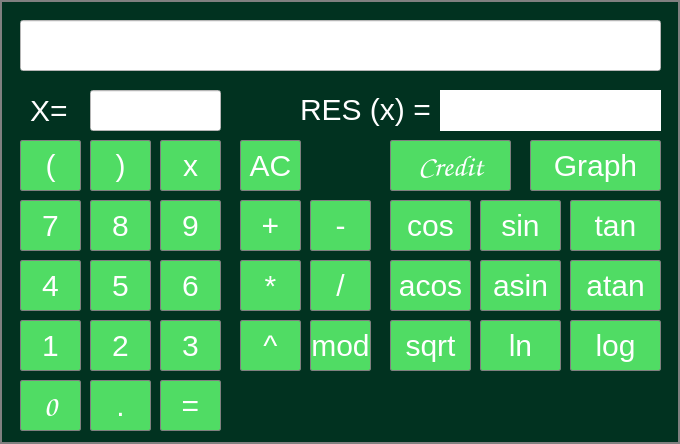
<?xml version="1.0" encoding="UTF-8"?>
<ui version="4.0">
 <class>MainWindow</class>
 <widget class="QMainWindow" name="MainWindow">
  <property name="geometry">
   <rect>
    <x>0</x>
    <y>0</y>
    <width>680</width>
    <height>444</height>
   </rect>
  </property>
  <property name="palette">
   <palette>
    <active>
     <colorrole role="WindowText">
      <brush brushstyle="SolidPattern">
       <color alpha="255">
        <red>204</red>
        <green>122</green>
        <blue>0</blue>
       </color>
      </brush>
     </colorrole>
     <colorrole role="Button">
      <brush brushstyle="SolidPattern">
       <color alpha="255">
        <red>1</red>
        <green>50</green>
        <blue>32</blue>
       </color>
      </brush>
     </colorrole>
     <colorrole role="Text">
      <brush brushstyle="SolidPattern">
       <color alpha="255">
        <red>204</red>
        <green>122</green>
        <blue>0</blue>
       </color>
      </brush>
     </colorrole>
     <colorrole role="ButtonText">
      <brush brushstyle="SolidPattern">
       <color alpha="255">
        <red>204</red>
        <green>122</green>
        <blue>0</blue>
       </color>
      </brush>
     </colorrole>
     <colorrole role="Base">
      <brush brushstyle="SolidPattern">
       <color alpha="255">
        <red>1</red>
        <green>50</green>
        <blue>32</blue>
       </color>
      </brush>
     </colorrole>
     <colorrole role="Window">
      <brush brushstyle="SolidPattern">
       <color alpha="255">
        <red>1</red>
        <green>50</green>
        <blue>32</blue>
       </color>
      </brush>
     </colorrole>
     <colorrole role="PlaceholderText">
      <brush brushstyle="SolidPattern">
       <color alpha="255">
        <red>204</red>
        <green>122</green>
        <blue>0</blue>
       </color>
      </brush>
     </colorrole>
    </active>
    <inactive>
     <colorrole role="WindowText">
      <brush brushstyle="SolidPattern">
       <color alpha="255">
        <red>204</red>
        <green>122</green>
        <blue>0</blue>
       </color>
      </brush>
     </colorrole>
     <colorrole role="Button">
      <brush brushstyle="SolidPattern">
       <color alpha="255">
        <red>1</red>
        <green>50</green>
        <blue>32</blue>
       </color>
      </brush>
     </colorrole>
     <colorrole role="Text">
      <brush brushstyle="SolidPattern">
       <color alpha="255">
        <red>204</red>
        <green>122</green>
        <blue>0</blue>
       </color>
      </brush>
     </colorrole>
     <colorrole role="ButtonText">
      <brush brushstyle="SolidPattern">
       <color alpha="255">
        <red>204</red>
        <green>122</green>
        <blue>0</blue>
       </color>
      </brush>
     </colorrole>
     <colorrole role="Base">
      <brush brushstyle="SolidPattern">
       <color alpha="255">
        <red>1</red>
        <green>50</green>
        <blue>32</blue>
       </color>
      </brush>
     </colorrole>
     <colorrole role="Window">
      <brush brushstyle="SolidPattern">
       <color alpha="255">
        <red>1</red>
        <green>50</green>
        <blue>32</blue>
       </color>
      </brush>
     </colorrole>
     <colorrole role="PlaceholderText">
      <brush brushstyle="SolidPattern">
       <color alpha="255">
        <red>204</red>
        <green>122</green>
        <blue>0</blue>
       </color>
      </brush>
     </colorrole>
    </inactive>
    <disabled>
     <colorrole role="WindowText">
      <brush brushstyle="SolidPattern">
       <color alpha="255">
        <red>204</red>
        <green>122</green>
        <blue>0</blue>
       </color>
      </brush>
     </colorrole>
     <colorrole role="Button">
      <brush brushstyle="SolidPattern">
       <color alpha="255">
        <red>1</red>
        <green>50</green>
        <blue>32</blue>
       </color>
      </brush>
     </colorrole>
     <colorrole role="Text">
      <brush brushstyle="SolidPattern">
       <color alpha="255">
        <red>204</red>
        <green>122</green>
        <blue>0</blue>
       </color>
      </brush>
     </colorrole>
     <colorrole role="ButtonText">
      <brush brushstyle="SolidPattern">
       <color alpha="255">
        <red>204</red>
        <green>122</green>
        <blue>0</blue>
       </color>
      </brush>
     </colorrole>
     <colorrole role="Base">
      <brush brushstyle="SolidPattern">
       <color alpha="255">
        <red>1</red>
        <green>50</green>
        <blue>32</blue>
       </color>
      </brush>
     </colorrole>
     <colorrole role="Window">
      <brush brushstyle="SolidPattern">
       <color alpha="255">
        <red>1</red>
        <green>50</green>
        <blue>32</blue>
       </color>
      </brush>
     </colorrole>
     <colorrole role="PlaceholderText">
      <brush brushstyle="SolidPattern">
       <color alpha="255">
        <red>204</red>
        <green>122</green>
        <blue>0</blue>
       </color>
      </brush>
     </colorrole>
    </disabled>
   </palette>
  </property>
  <property name="windowTitle">
   <string>Calculator</string>
  </property>
  <property name="autoFillBackground">
   <bool>false</bool>
  </property>
  <property name="styleSheet">
   <string notr="true">QMainWindow {
  
border: 2px solid gray;
background-color: rgb(1, 50, 32);
font-size: 30px;
color: rgb(204, 122, 0);
}</string>
  </property>
  <widget class="QWidget" name="centralwidget">
   <widget class="QPushButton" name="pushButton_7">
    <property name="geometry">
     <rect>
      <x>20</x>
      <y>200</y>
      <width>61</width>
      <height>51</height>
     </rect>
    </property>
    <property name="styleSheet">
     <string notr="true">QPushButton {
border: 1px solid grey;
background-color: rgb(80, 220, 100);
border-radius: 2px;
color: white;
font-size: 30px;
}
QPushButton:pressed {
    background-color: qlineargradient(x1: 0, y1: 0, x2: 0, y2: 1,
                                      stop: 0 #dadbde, stop: 1 #f6f7fa);
}</string>
    </property>
    <property name="text">
     <string>7</string>
    </property>
    <attribute name="buttonGroup">
     <string notr="true">Buttons</string>
    </attribute>
   </widget>
   <widget class="QPushButton" name="pushButton_8">
    <property name="geometry">
     <rect>
      <x>90</x>
      <y>200</y>
      <width>61</width>
      <height>51</height>
     </rect>
    </property>
    <property name="styleSheet">
     <string notr="true">QPushButton {
border: 1px solid grey;
background-color: rgb(80, 220, 100);
border-radius: 2px;
color: white;
font-size: 30px;
}
QPushButton:pressed {
    background-color: qlineargradient(x1: 0, y1: 0, x2: 0, y2: 1,
                                      stop: 0 #dadbde, stop: 1 #f6f7fa);
}</string>
    </property>
    <property name="text">
     <string>8</string>
    </property>
    <attribute name="buttonGroup">
     <string notr="true">Buttons</string>
    </attribute>
   </widget>
   <widget class="QPushButton" name="pushButton_9">
    <property name="geometry">
     <rect>
      <x>160</x>
      <y>200</y>
      <width>61</width>
      <height>51</height>
     </rect>
    </property>
    <property name="styleSheet">
     <string notr="true">QPushButton {
border: 1px solid grey;
background-color: rgb(80, 220, 100);
border-radius: 2px;
color: white;
font-size: 30px;
}
QPushButton:pressed {
    background-color: qlineargradient(x1: 0, y1: 0, x2: 0, y2: 1,
                                      stop: 0 #dadbde, stop: 1 #f6f7fa);
}</string>
    </property>
    <property name="text">
     <string>9</string>
    </property>
    <attribute name="buttonGroup">
     <string notr="true">Buttons</string>
    </attribute>
   </widget>
   <widget class="QPushButton" name="pushButton_div">
    <property name="geometry">
     <rect>
      <x>310</x>
      <y>260</y>
      <width>61</width>
      <height>51</height>
     </rect>
    </property>
    <property name="styleSheet">
     <string notr="true">QPushButton {
border: 1px solid grey;
background-color: rgb(80, 220, 100);
border-radius: 2px;
color: white;
font-size: 30px;
}

QPushButton:pressed {
    background-color: qlineargradient(x1: 0, y1: 0, x2: 0, y2: 1,
                                      stop: 0 #dadbde, stop: 1 #f6f7fa);
}</string>
    </property>
    <property name="text">
     <string>/</string>
    </property>
    <attribute name="buttonGroup">
     <string notr="true">Buttons</string>
    </attribute>
   </widget>
   <widget class="QPushButton" name="pushButton_mul">
    <property name="geometry">
     <rect>
      <x>240</x>
      <y>260</y>
      <width>61</width>
      <height>51</height>
     </rect>
    </property>
    <property name="styleSheet">
     <string notr="true">QPushButton {
border: 1px solid grey;
background-color: rgb(80, 220, 100);
border-radius: 2px;
color: white;
font-size: 30px;
}

QPushButton:pressed {
    background-color: qlineargradient(x1: 0, y1: 0, x2: 0, y2: 1,
                                      stop: 0 #dadbde, stop: 1 #f6f7fa);
}</string>
    </property>
    <property name="text">
     <string>*</string>
    </property>
    <attribute name="buttonGroup">
     <string notr="true">Buttons</string>
    </attribute>
   </widget>
   <widget class="QPushButton" name="pushButton_6">
    <property name="geometry">
     <rect>
      <x>160</x>
      <y>260</y>
      <width>61</width>
      <height>51</height>
     </rect>
    </property>
    <property name="styleSheet">
     <string notr="true">QPushButton {
   
border: 1px solid grey;
background-color: rgb(80, 220, 100);
border-radius: 2px;
color: white;
font-size: 30px;
}
QPushButton:pressed {
    background-color: qlineargradient(x1: 0, y1: 0, x2: 0, y2: 1,
                                      stop: 0 #dadbde, stop: 1 #f6f7fa);
}</string>
    </property>
    <property name="text">
     <string>6</string>
    </property>
    <attribute name="buttonGroup">
     <string notr="true">Buttons</string>
    </attribute>
   </widget>
   <widget class="QPushButton" name="pushButton_4">
    <property name="geometry">
     <rect>
      <x>20</x>
      <y>260</y>
      <width>61</width>
      <height>51</height>
     </rect>
    </property>
    <property name="styleSheet">
     <string notr="true">QPushButton {
border: 1px solid grey;
background-color: rgb(80, 220, 100);
border-radius: 2px;
color: white;
font-size: 30px;
}
QPushButton:pressed {
    background-color: qlineargradient(x1: 0, y1: 0, x2: 0, y2: 1,
                                      stop: 0 #dadbde, stop: 1 #f6f7fa);
}</string>
    </property>
    <property name="text">
     <string>4</string>
    </property>
    <attribute name="buttonGroup">
     <string notr="true">Buttons</string>
    </attribute>
   </widget>
   <widget class="QPushButton" name="pushButton_5">
    <property name="geometry">
     <rect>
      <x>90</x>
      <y>260</y>
      <width>61</width>
      <height>51</height>
     </rect>
    </property>
    <property name="styleSheet">
     <string notr="true">QPushButton {
border: 1px solid grey;
background-color: rgb(80, 220, 100);
border-radius: 2px;
color: white;
font-size: 30px;
}
QPushButton:pressed {
    background-color: qlineargradient(x1: 0, y1: 0, x2: 0, y2: 1,
                                      stop: 0 #dadbde, stop: 1 #f6f7fa);
}</string>
    </property>
    <property name="text">
     <string>5</string>
    </property>
    <attribute name="buttonGroup">
     <string notr="true">Buttons</string>
    </attribute>
   </widget>
   <widget class="QPushButton" name="pushButton_sub">
    <property name="geometry">
     <rect>
      <x>310</x>
      <y>200</y>
      <width>61</width>
      <height>51</height>
     </rect>
    </property>
    <property name="styleSheet">
     <string notr="true">QPushButton {
border: 1px solid grey;
background-color: rgb(80, 220, 100);
border-radius: 2px;
color: white;
font-size: 30px;
}

QPushButton:pressed {
    background-color: qlineargradient(x1: 0, y1: 0, x2: 0, y2: 1,
                                      stop: 0 #dadbde, stop: 1 #f6f7fa);
}</string>
    </property>
    <property name="text">
     <string>-</string>
    </property>
    <attribute name="buttonGroup">
     <string notr="true">Buttons</string>
    </attribute>
   </widget>
   <widget class="QPushButton" name="pushButton_3">
    <property name="geometry">
     <rect>
      <x>160</x>
      <y>320</y>
      <width>61</width>
      <height>51</height>
     </rect>
    </property>
    <property name="styleSheet">
     <string notr="true">QPushButton {
border: 1px solid grey;
background-color: rgb(80, 220, 100);
border-radius: 2px;
color: white;
font-size: 30px;
}
QPushButton:pressed {
    background-color: qlineargradient(x1: 0, y1: 0, x2: 0, y2: 1,
                                      stop: 0 #dadbde, stop: 1 #f6f7fa);
}</string>
    </property>
    <property name="text">
     <string>3</string>
    </property>
    <attribute name="buttonGroup">
     <string notr="true">Buttons</string>
    </attribute>
   </widget>
   <widget class="QPushButton" name="pushButton_1">
    <property name="geometry">
     <rect>
      <x>20</x>
      <y>320</y>
      <width>61</width>
      <height>51</height>
     </rect>
    </property>
    <property name="styleSheet">
     <string notr="true">QPushButton {
border: 1px solid grey;
background-color: rgb(80, 220, 100);
border-radius: 2px;
color: white;
font-size: 30px;
}
QPushButton:pressed {
    background-color: qlineargradient(x1: 0, y1: 0, x2: 0, y2: 1,
                                      stop: 0 #dadbde, stop: 1 #f6f7fa);
}</string>
    </property>
    <property name="text">
     <string>1</string>
    </property>
    <attribute name="buttonGroup">
     <string notr="true">Buttons</string>
    </attribute>
   </widget>
   <widget class="QPushButton" name="pushButton_2">
    <property name="geometry">
     <rect>
      <x>90</x>
      <y>320</y>
      <width>61</width>
      <height>51</height>
     </rect>
    </property>
    <property name="styleSheet">
     <string notr="true">QPushButton {
 
border: 1px solid grey;
background-color: rgb(80, 220, 100);
border-radius: 2px;
color: white;
font-size: 30px;
}
QPushButton:pressed {
    background-color: qlineargradient(x1: 0, y1: 0, x2: 0, y2: 1,
                                      stop: 0 #dadbde, stop: 1 #f6f7fa);
}</string>
    </property>
    <property name="text">
     <string>2</string>
    </property>
    <attribute name="buttonGroup">
     <string notr="true">Buttons</string>
    </attribute>
   </widget>
   <widget class="QPushButton" name="pushButton_add">
    <property name="geometry">
     <rect>
      <x>240</x>
      <y>200</y>
      <width>61</width>
      <height>51</height>
     </rect>
    </property>
    <property name="styleSheet">
     <string notr="true">QPushButton {
border: 1px solid grey;
background-color: rgb(80, 220, 100);
border-radius: 2px;
color: white;
font-size: 30px;
}

QPushButton:pressed {
    background-color: qlineargradient(x1: 0, y1: 0, x2: 0, y2: 1,
                                      stop: 0 #dadbde, stop: 1 #f6f7fa);
}</string>
    </property>
    <property name="text">
     <string>+</string>
    </property>
    <attribute name="buttonGroup">
     <string notr="true">Buttons</string>
    </attribute>
   </widget>
   <widget class="QPushButton" name="pushButton_equal">
    <property name="geometry">
     <rect>
      <x>160</x>
      <y>380</y>
      <width>61</width>
      <height>51</height>
     </rect>
    </property>
    <property name="styleSheet">
     <string notr="true">QPushButton {
border: 1px solid grey;
background-color: rgb(80, 220, 100);
border-radius: 2px;
color: white;
font-size: 30px;
}

QPushButton:pressed {
    background-color: qlineargradient(x1: 0, y1: 0, x2: 0, y2: 1,
                                      stop: 0 #dadbde, stop: 1 #f6f7fa);
}</string>
    </property>
    <property name="text">
     <string>=</string>
    </property>
   </widget>
   <widget class="QPushButton" name="pushButton_0">
    <property name="geometry">
     <rect>
      <x>20</x>
      <y>380</y>
      <width>61</width>
      <height>51</height>
     </rect>
    </property>
    <property name="font">
     <font>
      <family>Comic Sans MS</family>
      <pointsize>-1</pointsize>
      <italic>false</italic>
      <bold>false</bold>
     </font>
    </property>
    <property name="styleSheet">
     <string notr="true">QPushButton {
border: 1px solid grey;
background-color: rgb(80, 220, 100);
border-radius: 2px;
color: white;
font-size: 30px;
}
QPushButton:pressed {
    background-color: qlineargradient(x1: 0, y1: 0, x2: 0, y2: 1,
                                      stop: 0 #dadbde, stop: 1 #f6f7fa);
}</string>
    </property>
    <property name="text">
     <string>0</string>
    </property>
    <property name="iconSize">
     <size>
      <width>16</width>
      <height>16</height>
     </size>
    </property>
    <attribute name="buttonGroup">
     <string notr="true">Buttons</string>
    </attribute>
   </widget>
   <widget class="QPushButton" name="pushButton_dot">
    <property name="geometry">
     <rect>
      <x>90</x>
      <y>380</y>
      <width>61</width>
      <height>51</height>
     </rect>
    </property>
    <property name="styleSheet">
     <string notr="true">QPushButton {
border: 1px solid grey;
background-color: rgb(80, 220, 100);
border-radius: 2px;
color: white;
font-size: 30px;
}

QPushButton:pressed {
    background-color: qlineargradient(x1: 0, y1: 0, x2: 0, y2: 1,
                                      stop: 0 #dadbde, stop: 1 #f6f7fa);
}</string>
    </property>
    <property name="text">
     <string>.</string>
    </property>
    <attribute name="buttonGroup">
     <string notr="true">Buttons</string>
    </attribute>
   </widget>
   <widget class="QPushButton" name="pushButton_pow">
    <property name="geometry">
     <rect>
      <x>240</x>
      <y>320</y>
      <width>61</width>
      <height>51</height>
     </rect>
    </property>
    <property name="styleSheet">
     <string notr="true">QPushButton {
border: 1px solid grey;
background-color: rgb(80, 220, 100);
border-radius: 2px;
color: white;
font-size: 30px;
}

QPushButton:pressed {
    background-color: qlineargradient(x1: 0, y1: 0, x2: 0, y2: 1,
                                      stop: 0 #dadbde, stop: 1 #f6f7fa);
}</string>
    </property>
    <property name="text">
     <string>^</string>
    </property>
    <attribute name="buttonGroup">
     <string notr="true">Buttons</string>
    </attribute>
   </widget>
   <widget class="QPushButton" name="pushButton_mod">
    <property name="geometry">
     <rect>
      <x>310</x>
      <y>320</y>
      <width>61</width>
      <height>51</height>
     </rect>
    </property>
    <property name="styleSheet">
     <string notr="true">QPushButton {
border: 1px solid grey;
background-color: rgb(80, 220, 100);
border-radius: 2px;
color: white;
font-size: 30px;
}

QPushButton:pressed {
    background-color: qlineargradient(x1: 0, y1: 0, x2: 0, y2: 1,
                                      stop: 0 #dadbde, stop: 1 #f6f7fa);
}</string>
    </property>
    <property name="text">
     <string>mod</string>
    </property>
    <attribute name="buttonGroup">
     <string notr="true">Buttons</string>
    </attribute>
   </widget>
   <widget class="QPushButton" name="pushButton_openbr">
    <property name="geometry">
     <rect>
      <x>20</x>
      <y>140</y>
      <width>61</width>
      <height>51</height>
     </rect>
    </property>
    <property name="styleSheet">
     <string notr="true">QPushButton {
border: 1px solid grey;
background-color: rgb(80, 220, 100);
border-radius: 2px;
color: white;
font-size: 30px;
}

QPushButton:pressed {
    background-color: qlineargradient(x1: 0, y1: 0, x2: 0, y2: 1,
                                      stop: 0 #dadbde, stop: 1 #f6f7fa);
}</string>
    </property>
    <property name="text">
     <string>(</string>
    </property>
    <attribute name="buttonGroup">
     <string notr="true">Buttons</string>
    </attribute>
   </widget>
   <widget class="QPushButton" name="pushButton_closebr">
    <property name="geometry">
     <rect>
      <x>90</x>
      <y>140</y>
      <width>61</width>
      <height>51</height>
     </rect>
    </property>
    <property name="styleSheet">
     <string notr="true">QPushButton {
border: 1px solid grey;
background-color: rgb(80, 220, 100);
border-radius: 2px;
color: white;
font-size: 30px;
}

QPushButton:pressed {
    background-color: qlineargradient(x1: 0, y1: 0, x2: 0, y2: 1,
                                      stop: 0 #dadbde, stop: 1 #f6f7fa);
}</string>
    </property>
    <property name="text">
     <string>)</string>
    </property>
    <attribute name="buttonGroup">
     <string notr="true">Buttons</string>
    </attribute>
   </widget>
   <widget class="QPushButton" name="pushButton_sqrt">
    <property name="geometry">
     <rect>
      <x>390</x>
      <y>320</y>
      <width>81</width>
      <height>51</height>
     </rect>
    </property>
    <property name="styleSheet">
     <string notr="true">QPushButton {
border: 1px solid grey;
background-color: rgb(80, 220, 100);
border-radius: 2px;
color: white;
font-size: 30px;
}

QPushButton:pressed {
    background-color: qlineargradient(x1: 0, y1: 0, x2: 0, y2: 1,
                                      stop: 0 #dadbde, stop: 1 #f6f7fa);
}</string>
    </property>
    <property name="text">
     <string>sqrt</string>
    </property>
    <attribute name="buttonGroup">
     <string notr="true">FunctionButtons</string>
    </attribute>
   </widget>
   <widget class="QPushButton" name="pushButton_tan">
    <property name="geometry">
     <rect>
      <x>570</x>
      <y>200</y>
      <width>91</width>
      <height>51</height>
     </rect>
    </property>
    <property name="styleSheet">
     <string notr="true">QPushButton {
border: 1px solid grey;
background-color: rgb(80, 220, 100);
border-radius: 2px;
color: white;
font-size: 30px;
}

QPushButton:pressed {
    background-color: qlineargradient(x1: 0, y1: 0, x2: 0, y2: 1,
                                      stop: 0 #dadbde, stop: 1 #f6f7fa);
}</string>
    </property>
    <property name="text">
     <string>tan</string>
    </property>
    <attribute name="buttonGroup">
     <string notr="true">FunctionButtons</string>
    </attribute>
   </widget>
   <widget class="QPushButton" name="pushButton_cos">
    <property name="geometry">
     <rect>
      <x>390</x>
      <y>200</y>
      <width>81</width>
      <height>51</height>
     </rect>
    </property>
    <property name="styleSheet">
     <string notr="true">QPushButton {
border: 1px solid grey;
background-color: rgb(80, 220, 100);
border-radius: 2px;
color: white;
font-size: 30px;
}

QPushButton:pressed {
    background-color: qlineargradient(x1: 0, y1: 0, x2: 0, y2: 1,
                                      stop: 0 #dadbde, stop: 1 #f6f7fa);
}</string>
    </property>
    <property name="text">
     <string>cos</string>
    </property>
    <attribute name="buttonGroup">
     <string notr="true">FunctionButtons</string>
    </attribute>
   </widget>
   <widget class="QPushButton" name="pushButton_sin">
    <property name="geometry">
     <rect>
      <x>480</x>
      <y>200</y>
      <width>81</width>
      <height>51</height>
     </rect>
    </property>
    <property name="styleSheet">
     <string notr="true">QPushButton {
border: 1px solid grey;
background-color: rgb(80, 220, 100);
border-radius: 2px;
color: white;
font-size: 30px;
}

QPushButton:pressed {
    background-color: qlineargradient(x1: 0, y1: 0, x2: 0, y2: 1,
                                      stop: 0 #dadbde, stop: 1 #f6f7fa);
}</string>
    </property>
    <property name="text">
     <string>sin</string>
    </property>
    <attribute name="buttonGroup">
     <string notr="true">FunctionButtons</string>
    </attribute>
   </widget>
   <widget class="QPushButton" name="pushButton_ln">
    <property name="geometry">
     <rect>
      <x>480</x>
      <y>320</y>
      <width>81</width>
      <height>51</height>
     </rect>
    </property>
    <property name="styleSheet">
     <string notr="true">QPushButton {
border: 1px solid grey;
background-color: rgb(80, 220, 100);
border-radius: 2px;
color: white;
font-size: 30px;
}

QPushButton:pressed {
    background-color: qlineargradient(x1: 0, y1: 0, x2: 0, y2: 1,
                                      stop: 0 #dadbde, stop: 1 #f6f7fa);
}</string>
    </property>
    <property name="text">
     <string>ln</string>
    </property>
    <attribute name="buttonGroup">
     <string notr="true">FunctionButtons</string>
    </attribute>
   </widget>
   <widget class="QPushButton" name="pushButton_atan">
    <property name="geometry">
     <rect>
      <x>570</x>
      <y>260</y>
      <width>91</width>
      <height>51</height>
     </rect>
    </property>
    <property name="styleSheet">
     <string notr="true">QPushButton {
border: 1px solid grey;
background-color: rgb(80, 220, 100);
border-radius: 2px;
color: white;
font-size: 30px;
}

QPushButton:pressed {
    background-color: qlineargradient(x1: 0, y1: 0, x2: 0, y2: 1,
                                      stop: 0 #dadbde, stop: 1 #f6f7fa);
}</string>
    </property>
    <property name="text">
     <string>atan</string>
    </property>
    <attribute name="buttonGroup">
     <string notr="true">FunctionButtons</string>
    </attribute>
   </widget>
   <widget class="QPushButton" name="pushButton_acos">
    <property name="geometry">
     <rect>
      <x>390</x>
      <y>260</y>
      <width>81</width>
      <height>51</height>
     </rect>
    </property>
    <property name="styleSheet">
     <string notr="true">QPushButton {
border: 1px solid grey;
background-color: rgb(80, 220, 100);
border-radius: 2px;
color: white;
font-size: 30px;
}

QPushButton:pressed {
    background-color: qlineargradient(x1: 0, y1: 0, x2: 0, y2: 1,
                                      stop: 0 #dadbde, stop: 1 #f6f7fa);
}</string>
    </property>
    <property name="text">
     <string>acos</string>
    </property>
    <attribute name="buttonGroup">
     <string notr="true">FunctionButtons</string>
    </attribute>
   </widget>
   <widget class="QPushButton" name="pushButton_asin">
    <property name="geometry">
     <rect>
      <x>480</x>
      <y>260</y>
      <width>81</width>
      <height>51</height>
     </rect>
    </property>
    <property name="styleSheet">
     <string notr="true">QPushButton {
border: 1px solid grey;
background-color: rgb(80, 220, 100);
border-radius: 2px;
color: white;
font-size: 30px;
}

QPushButton:pressed {
    background-color: qlineargradient(x1: 0, y1: 0, x2: 0, y2: 1,
                                      stop: 0 #dadbde, stop: 1 #f6f7fa);
}</string>
    </property>
    <property name="text">
     <string>asin</string>
    </property>
    <attribute name="buttonGroup">
     <string notr="true">FunctionButtons</string>
    </attribute>
   </widget>
   <widget class="QPushButton" name="pushButton_log">
    <property name="geometry">
     <rect>
      <x>570</x>
      <y>320</y>
      <width>91</width>
      <height>51</height>
     </rect>
    </property>
    <property name="styleSheet">
     <string notr="true">QPushButton {
border: 1px solid grey;
background-color: rgb(80, 220, 100);
border-radius: 2px;
color: white;
font-size: 30px;
}

QPushButton:pressed {
    background-color: qlineargradient(x1: 0, y1: 0, x2: 0, y2: 1,
                                      stop: 0 #dadbde, stop: 1 #f6f7fa);
}</string>
    </property>
    <property name="text">
     <string>log</string>
    </property>
    <attribute name="buttonGroup">
     <string notr="true">FunctionButtons</string>
    </attribute>
   </widget>
   <widget class="QPushButton" name="pushButton_x">
    <property name="geometry">
     <rect>
      <x>160</x>
      <y>140</y>
      <width>61</width>
      <height>51</height>
     </rect>
    </property>
    <property name="styleSheet">
     <string notr="true">QPushButton {
border: 1px solid grey;
background-color: rgb(80, 220, 100);
border-radius: 2px;
color: white;
font-size: 30px;
}

QPushButton:pressed {
    background-color: qlineargradient(x1: 0, y1: 0, x2: 0, y2: 1,
                                      stop: 0 #dadbde, stop: 1 #f6f7fa);
}</string>
    </property>
    <property name="text">
     <string>x</string>
    </property>
   </widget>
   <widget class="QPushButton" name="pushButton_graph">
    <property name="geometry">
     <rect>
      <x>530</x>
      <y>140</y>
      <width>131</width>
      <height>51</height>
     </rect>
    </property>
    <property name="styleSheet">
     <string notr="true">QPushButton {
border: 1px solid grey;
background-color: rgb(80, 220, 100);
border-radius: 2px;
color: white;
font-size: 30px;
}

QPushButton:pressed {
    background-color: qlineargradient(x1: 0, y1: 0, x2: 0, y2: 1,
                                      stop: 0 #dadbde, stop: 1 #f6f7fa);
}</string>
    </property>
    <property name="text">
     <string>Graph</string>
    </property>
   </widget>
   <widget class="QPushButton" name="pushButton_credit">
    <property name="geometry">
     <rect>
      <x>390</x>
      <y>140</y>
      <width>121</width>
      <height>51</height>
     </rect>
    </property>
    <property name="font">
     <font>
      <family>Comic Sans MS</family>
      <pointsize>-1</pointsize>
     </font>
    </property>
    <property name="styleSheet">
     <string notr="true">QPushButton {
border: 1px solid grey;
background-color: rgb(80, 220, 100);
border-radius: 2px;
color: white;
font-size: 30px;
}

QPushButton:pressed {
    background-color: qlineargradient(x1: 0, y1: 0, x2: 0, y2: 1,
                                      stop: 0 #dadbde, stop: 1 #f6f7fa);
}</string>
    </property>
    <property name="text">
     <string>Credit</string>
    </property>
   </widget>
   <widget class="QPushButton" name="pushButton_clear">
    <property name="geometry">
     <rect>
      <x>240</x>
      <y>140</y>
      <width>61</width>
      <height>51</height>
     </rect>
    </property>
    <property name="styleSheet">
     <string notr="true">QPushButton {
border: 1px solid grey;
background-color: rgb(80, 220, 100);
border-radius: 2px;
color: white;
font-size: 30px;
}

QPushButton:pressed {
    background-color: qlineargradient(x1: 0, y1: 0, x2: 0, y2: 1,
                                      stop: 0 #dadbde, stop: 1 #f6f7fa);
}</string>
    </property>
    <property name="text">
     <string>AC</string>
    </property>
   </widget>
   <widget class="QLineEdit" name="input">
    <property name="geometry">
     <rect>
      <x>20</x>
      <y>20</y>
      <width>641</width>
      <height>51</height>
     </rect>
    </property>
    <property name="font">
     <font>
      <family>Comic Sans MS</family>
      <pointsize>16</pointsize>
      <italic>false</italic>
      <bold>false</bold>
     </font>
    </property>
    <property name="styleSheet">
     <string notr="true">background: white;
color: black;</string>
    </property>
    <property name="text">
     <string/>
    </property>
    <property name="maxLength">
     <number>256</number>
    </property>
    <property name="cursorPosition">
     <number>0</number>
    </property>
    <property name="alignment">
     <set>Qt::AlignRight|Qt::AlignTrailing|Qt::AlignVCenter</set>
    </property>
    <property name="readOnly">
     <bool>false</bool>
    </property>
   </widget>
   <widget class="QLabel" name="output_y">
    <property name="geometry">
     <rect>
      <x>440</x>
      <y>90</y>
      <width>221</width>
      <height>41</height>
     </rect>
    </property>
    <property name="styleSheet">
     <string notr="true">background-color : white;
color: black;</string>
    </property>
    <property name="text">
     <string/>
    </property>
    <property name="alignment">
     <set>Qt::AlignRight|Qt::AlignTrailing|Qt::AlignVCenter</set>
    </property>
   </widget>
   <widget class="QLineEdit" name="input_x">
    <property name="geometry">
     <rect>
      <x>90</x>
      <y>90</y>
      <width>131</width>
      <height>41</height>
     </rect>
    </property>
    <property name="font">
     <font>
      <family>Comic Sans MS</family>
      <pointsize>16</pointsize>
      <italic>false</italic>
      <bold>false</bold>
     </font>
    </property>
    <property name="mouseTracking">
     <bool>true</bool>
    </property>
    <property name="styleSheet">
     <string notr="true">background-color : white;
color: black;</string>
    </property>
    <property name="text">
     <string/>
    </property>
    <property name="alignment">
     <set>Qt::AlignRight|Qt::AlignTrailing|Qt::AlignVCenter</set>
    </property>
   </widget>
   <widget class="QLabel" name="label">
    <property name="geometry">
     <rect>
      <x>30</x>
      <y>90</y>
      <width>41</width>
      <height>41</height>
     </rect>
    </property>
    <property name="styleSheet">
     <string notr="true">border-radius: 2px;
color: white;
font-size: 30px;</string>
    </property>
    <property name="text">
     <string>X=</string>
    </property>
   </widget>
   <widget class="QLabel" name="label_2">
    <property name="geometry">
     <rect>
      <x>300</x>
      <y>89</y>
      <width>131</width>
      <height>41</height>
     </rect>
    </property>
    <property name="styleSheet">
     <string notr="true">border-radius: 2px;
color: white;
font-size: 30px;</string>
    </property>
    <property name="text">
     <string>RES (x) = </string>
    </property>
   </widget>
  </widget>
 </widget>
 <resources/>
 <connections/>
 <buttongroups>
  <buttongroup name="Buttons"/>
  <buttongroup name="FunctionButtons"/>
 </buttongroups>
</ui>
